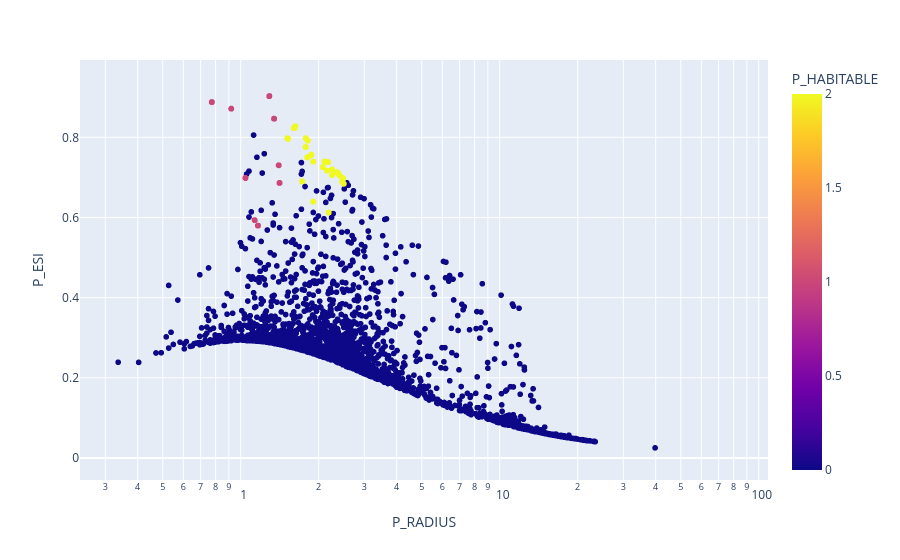

Source (notebook cell):
### Markdown cell above
Planet mass in range 0.4 to 3.93 units correspond to conservatively habitable exoplanets. Planet mass in range 5.4 to 8.92 units correspond to optimistically habitable exoplanets. It is interesting to note that conservatively habitable exoplanets have a bit higher ESI compared to the ESI of optimistically habitable exoplanets.

### Code cell
import plotly.express as px
fig = px.scatter(oversampled, x=oversampled.P_RADIUS, y=oversampled.P_ESI, color=oversampled.P_HABITABLE,
                 hover_name=oversampled.P_NAME, log_x=True, size_max=30)
fig.show()

### Figure 1 — Plotly figure (JSON) as saved in the notebook; plotly's stock layout.template omitted (floating-point values rounded to 4 significant figures; data arrays with more than 128 entries replaced by an {"elided": "..."} marker saying what was removed)
{"data": [{"hovertemplate": "<b>%{hovertext}</b><br><br>P_RADIUS=%{x}<br>P_ESI=%{y}<br>P_HABITABLE=%{marker.color}<extra></extra>", "hovertext": {"elided": "11979 str values"}, "legendgroup": "", "marker": {"color": {"elided": "11979 int values"}, "coloraxis": "coloraxis", "symbol": "circle"}, "mode": "markers", "name": "", "showlegend": false, "type": "scattergl", "x": {"elided": "11979 float values"}, "xaxis": "x", "y": {"elided": "11979 float values"}, "yaxis": "y"}], "layout": {"coloraxis": {"colorbar": {"title": {"text": "P_HABITABLE"}}, "colorscale": [[0, "#0d0887"], [0.1111, "#46039f"], [0.2222, "#7201a8"], [0.3333, "#9c179e"], [0.4444, "#bd3786"], [0.5556, "#d8576b"], [0.6667, "#ed7953"], [0.7778, "#fb9f3a"], [0.8889, "#fdca26"], [1, "#f0f921"]]}, "legend": {"tracegroupgap": 0}, "margin": {"t": 60}, "xaxis": {"anchor": "y", "domain": [0, 1], "title": {"text": "P_RADIUS"}, "type": "log"}, "yaxis": {"anchor": "x", "domain": [0, 1], "title": {"text": "P_ESI"}}}}
